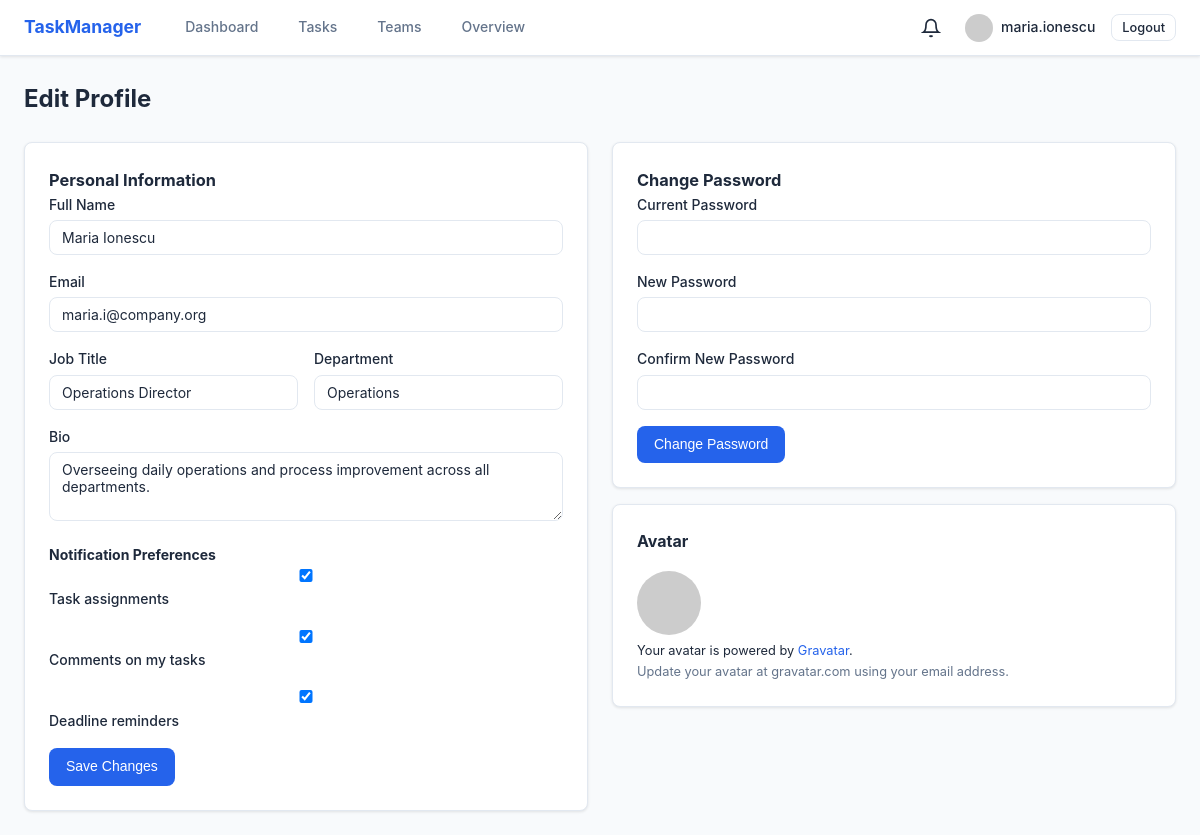
The app's page /profile/edit (signed in) with its own data.
### models/user.py (models this page shows, shortened)
class User(UserMixin, db.Model):
    __tablename__ = 'users'
    id = db.Column(db.Integer, primary_key=True)
    username = db.Column(db.String(64), unique=True, nullable=False, index=True)
    email = db.Column(db.String(120), unique=True, nullable=False, index=True)
    password_hash = db.Column(db.String(128), nullable=False)
    full_name = db.Column(db.String(120), default='')
    job_title = db.Column(db.String(120), default='')
    department = db.Column(db.String(120), default='')
    bio = db.Column(db.Text, default='')
    role = db.Column(db.String(20), default='user')  # user, manager, admin
    is_active = db.Column(db.Boolean, default=True)
    notify_assignment = db.Column(db.Boolean, default=True)
    notify_comments = db.Column(db.Boolean, default=True)
    notify_deadlines = db.Column(db.Boolean, default=True)
    created_at = db.Column(db.DateTime, default=datetime.utcnow)
    last_seen = db.Column(db.DateTime, default=datetime.utcnow)
    tasks_created = db.relationship('Task', foreign_keys='Task.creator_id', backref='creator', lazy='dynamic')
    tasks_assigned = db.relationship('Task', foreign_keys='Task.assignee_id', backref='assignee', lazy='dynamic')
    comments = db.relationship('Comment', backref='author', lazy='dynamic')
    notifications = db.relationship('Notification', backref='user', lazy='dynamic')
    teams = db.relationship('Team', secondary=team_members, backref=db.backref('members', lazy='dynamic'))
    def gravatar(self, size=80):
        digest = hashlib.md5(self.email.lower().strip().encode()).hexdigest()
        return f'https://www.gravatar.com/avatar/{digest}?d=identicon&s={size}'

### routes/profile.py (the view, shortened to what this page needs)
@profile_bp.route('/edit', methods=['GET', 'POST'])
@login_required
def edit():
    return render_template('profile/edit.html')

### templates/profile/edit.html (shortened to what this page needs)
{% extends "layouts/base.html" %}
{% block content %}
<div class="page-header">
    <h1>Edit Profile</h1>
</div>
<div class="form-card-grid">
    <form method="POST" action="{{ url_for('profile.edit') }}" class="form-card">
        <h3>Personal Information</h3>
        <div class="form-group">
            <label for="full_name">Full Name</label>
            <input type="text" id="full_name" name="full_name" value="{{ current_user.full_name }}" placeholder="Your full name">
        </div>
        <div class="form-group">
            <label for="email">Email</label>
            <input type="email" id="email" name="email" value="{{ current_user.email }}">
        </div>
        <div class="form-row-2">
            <div class="form-group">
                <label for="job_title">Job Title</label>
                <input type="text" id="job_title" name="job_title" value="{{ current_user.job_title }}" placeholder="e.g. Software Engineer">
            </div>
            <div class="form-group">
                <label for="department">Department</label>
                <input type="text" id="department" name="department" value="{{ current_user.department }}" placeholder="e.g. Engineering">
            </div>
        </div>
        <div class="form-group">
            <label for="bio">Bio</label>
            <textarea id="bio" name="bio" rows="3" placeholder="Tell us about yourself...">{{ current_user.bio }}</textarea>
        </div>
        <h4>Notification Preferences</h4>
        <div class="form-group">
            <label class="checkbox-label">
                <input type="checkbox" name="notify_assignment" {{ 'checked' if current_user.notify_assignment }}>
                Task assignments
            </label>
        </div>
        <div class="form-group">
            <label class="checkbox-label">
                <input type="checkbox" name="notify_comments" {{ 'checked' if current_user.notify_comments }}>
                Comments on my tasks
            </label>
        </div>
        <div class="form-group">
            <label class="checkbox-label">
                <input type="checkbox" name="notify_deadlines" {{ 'checked' if current_user.notify_deadlines }}>
                Deadline reminders
            </label>
        </div>
        <button type="submit" class="btn btn-primary">Save Changes</button>
    </form>
    <div>
        <form method="POST" action="{{ url_for('profile.change_password') }}" class="form-card">
            <h3>Change Password</h3>
            <div class="form-group">
                <label for="current_password">Current Password</label>
                <input type="password" id="current_password" name="current_password" required>
            </div>
            <div class="form-group">
                <label for="new_password">New Password</label>
                <input type="password" id="new_password" name="new_password" required minlength="6">
            </div>
            <div class="form-group">
                <label for="confirm_password">Confirm New Password</label>
                <input type="password" id="confirm_password" name="confirm_password" required>
            </div>
            <button type="submit" class="btn btn-primary">Change Password</button>
        </form>
        <div class="card" style="margin-top: 1rem;">
            <h3>Avatar</h3>
            <div class="profile-header" style="gap: 1rem">
                <img src="{{ current_user.gravatar(64) }}" class="avatar-lg" style="width:64px;height:64px">
                <div>
                    <p class="text-sm">Your avatar is powered by <a href="https://gravatar.com" target="_blank">Gravatar</a>.</p>
                    <p class="text-muted text-sm">Update your avatar at gravatar.com using your email address.</p>
                </div>
            </div>
        </div>
    </div>
</div>
{% endblock %}

### templates/layouts/base.html (shortened to what this page needs)
<!DOCTYPE html>
<html lang="en">
<head>
    <link rel="stylesheet" href="{{ url_for('static', filename='css/main.css') }}">
</head>
<body>
    {% if current_user.is_authenticated %}
    <nav class="navbar">
        <div class="nav-container">
            <a href="{{ url_for('dashboard.index') }}" class="nav-brand">TaskManager</a>
            <div class="nav-links">
                <a href="{{ url_for('dashboard.index') }}">Dashboard</a>
                <a href="{{ url_for('tasks.list_tasks') }}">Tasks</a>
                <a href="{{ url_for('teams.list_teams') }}">Teams</a>
                {% if current_user.role in ('manager', 'admin') %}
                <a href="{{ url_for('dashboard.overview') }}">Overview</a>
                {% endif %}
            </div>
            <div class="nav-right">
                <div class="notification-bell" id="notificationBell">
                    <svg width="20" height="20" viewBox="0 0 24 24" fill="none" stroke="currentColor" stroke-width="2"><path d="M18 8A6 6 0 0 0 6 8c0 7-3 9-3 9h18s-3-2-3-9"/><path d="M13.73 21a2 2 0 0 1-3.46 0"/></svg>
                </div>
                <a href="{{ url_for('profile.view') }}" class="nav-avatar">
                    <img src="{{ current_user.gravatar(32) }}" alt="{{ current_user.username }}" class="avatar-sm">
                    {{ current_user.username }}
                </a>
                <a href="{{ url_for('auth.logout') }}" class="btn btn-sm btn-outline">Logout</a>
            </div>
        </div>
    </nav>
    {% endif %}
    <main class="container">
        {% block content %}{% endblock %}
    </main>
</body>
</html>

### static/css/main.css (style rules this page uses)
*, *::before, *::after { box-sizing: border-box; margin: 0; padding: 0; }
:root { --primary: #2563eb; --primary-hover: #1d4ed8; --secondary: #10b981; --accent: #f59e0b; --bg: #f8fafc; --surface: #ffffff; --text: #1e293b; --text-muted: #64748b; --border: #e2e8f0; --success: #22c55e; --warning: #f97316; --error: #ef4444; --info: #3b82f6; --radius: 8px; --radius-sm: 4px; --shadow: 0 1px 3px rgba(0,0,0,.1); --shadow-md: 0 4px 6px rgba(0,0,0,.1); }
body { font-family: 'Inter', system-ui, -apple-system, sans-serif; background: var(--bg); color: var(--text); line-height: 1.6; font-size: 14px; }
a { color: var(--primary); text-decoration: none; }
.navbar { background: var(--surface); border-bottom: 1px solid var(--border); padding: 0 1.5rem; height: 56px; position: sticky; top: 0; z-index: 100; box-shadow: var(--shadow); }
.nav-container { max-width: 1200px; margin: 0 auto; display: flex; align-items: center; height: 100%; gap: 2rem; }
.nav-brand { font-weight: 700; font-size: 1.1rem; color: var(--primary); }
.nav-links { display: flex; gap: 1rem; flex: 1; }
.nav-links a { color: var(--text-muted); padding: .5rem .75rem; border-radius: var(--radius-sm); font-weight: 500; font-size: .875rem; }
.nav-right { display: flex; align-items: center; gap: 1rem; }
.nav-avatar { display: flex; align-items: center; gap: .5rem; color: var(--text); font-weight: 500; font-size: .875rem; }
.container { max-width: 1200px; margin: 0 auto; padding: 1.5rem; }
.card { background: var(--surface); border: 1px solid var(--border); border-radius: var(--radius); padding: 1.5rem; margin-bottom: 1rem; box-shadow: var(--shadow); }
.card h3 { margin-bottom: 1rem; font-size: 1rem; }
.btn { display: inline-flex; align-items: center; gap: .5rem; padding: .5rem 1rem; border-radius: var(--radius); border: 1px solid transparent; font-weight: 500; font-size: .875rem; cursor: pointer; transition: all .15s; text-decoration: none; line-height: 1.4; }
.btn-primary { background: var(--primary); color: #fff; }
.btn-outline { background: transparent; color: var(--text); border-color: var(--border); }
.btn-sm { padding: .25rem .625rem; font-size: .8rem; }
.form-group { margin-bottom: 1rem; }
.form-group label { display: block; font-weight: 500; margin-bottom: .25rem; font-size: .875rem; }
.form-group input, .form-group select, .form-group textarea { width: 100%; padding: .5rem .75rem; border: 1px solid var(--border); border-radius: var(--radius); font-size: .875rem; font-family: inherit; background: var(--surface); color: var(--text); transition: border .15s; }
.form-group textarea { resize: vertical; }
.form-row-2 { display: grid; grid-template-columns: 1fr 1fr; gap: 1rem; }
.form-card { background: var(--surface); border: 1px solid var(--border); border-radius: var(--radius); padding: 1.5rem; box-shadow: var(--shadow); max-width: 700px; }
.form-card-grid { display: grid; grid-template-columns: 1fr 1fr; gap: 1.5rem; align-items: start; }
.checkbox-label { display: flex; align-items: center; gap: .5rem; font-weight: 400; cursor: pointer; }
.page-header { display: flex; justify-content: space-between; align-items: center; margin-bottom: 1.5rem; }
.page-header h1 { font-size: 1.5rem; }
.avatar-sm { width: 28px; height: 28px; border-radius: 50%; vertical-align: middle; }
.avatar-lg { width: 96px; height: 96px; border-radius: 50%; }
.notification-bell { position: relative; cursor: pointer; padding: .5rem; display: flex; align-items: center; }
.text-muted { color: var(--text-muted); }
.text-sm { font-size: .8rem; }

### records on screen
User: username "maria.ionescu", full_name "Maria Ionescu", email "maria.i@company.org", job_title "Operations Director", department "Operations", bio "Overseeing daily operations and process improvement across all departments."
